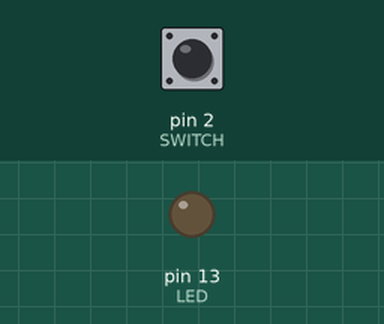
The sketch below on a simulated Arduino Uno, built with avr-gcc and run on an emulated ATmega328P. Shown: output pins drawn as LEDs (lit = HIGH). The test bench sets the inputs (shaded band); at power-on: pin 2 (SWITCH) HIGH.

Above: at 1.2 s.
1.3 s: pin 2 (SWITCH) pulled LOW for 0.15 s
At 1.37 s:
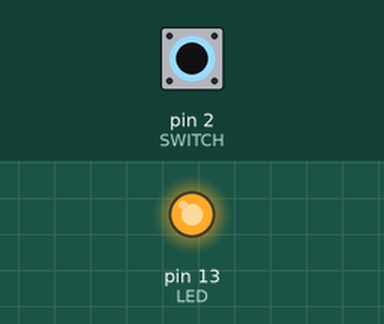
2.9 s: pin 2 (SWITCH) pulled LOW for 3.2 s
At 6.7 s:
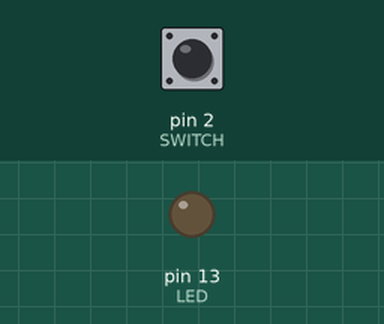
Timing chart, 0 to 8.2 s (numbered marks = the images above; inputs shaded):
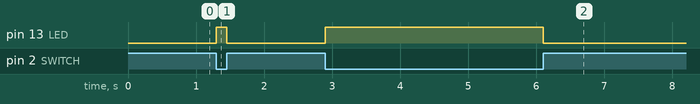

The sketch:

Excercise_02.ino
```cpp
#define LED 13
#define SWITCH 2
void setup() {
pinMode(SWITCH,INPUT);
pinMode(LED,OUTPUT);
}

void loop() {
  if(digitalRead(SWITCH)==LOW){
    digitalWrite(LED, HIGH);
    }
 else{
    digitalWrite(LED, LOW);
     }
}
```

Measured:
- after the input at 1.3 s, pin 13 (LED): LOW → HIGH at once, → LOW 0.15 s later
- after the input at 2.9 s, pin 13 (LED): LOW → HIGH at once, → LOW 3.2 s later
